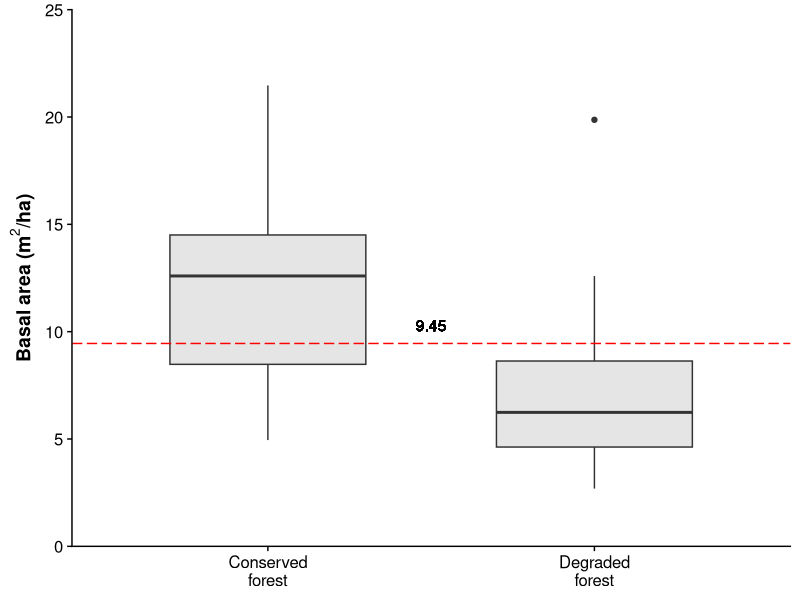
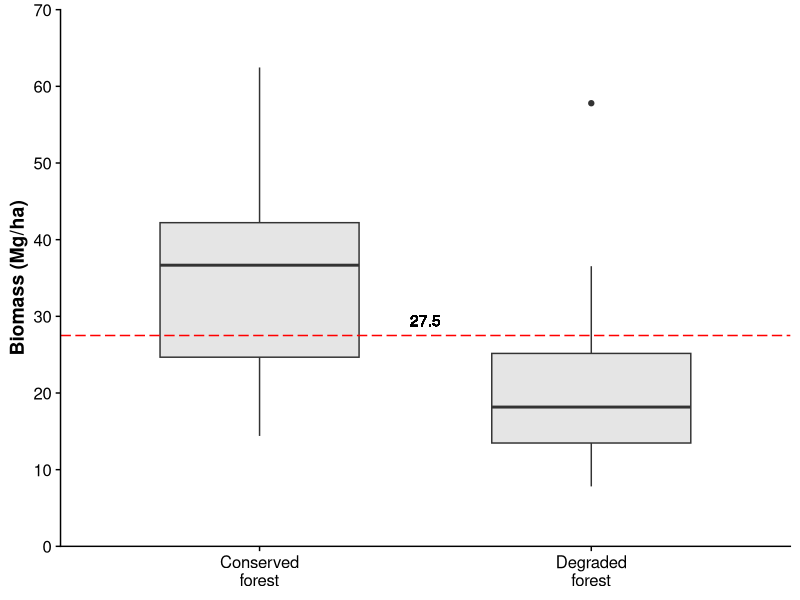
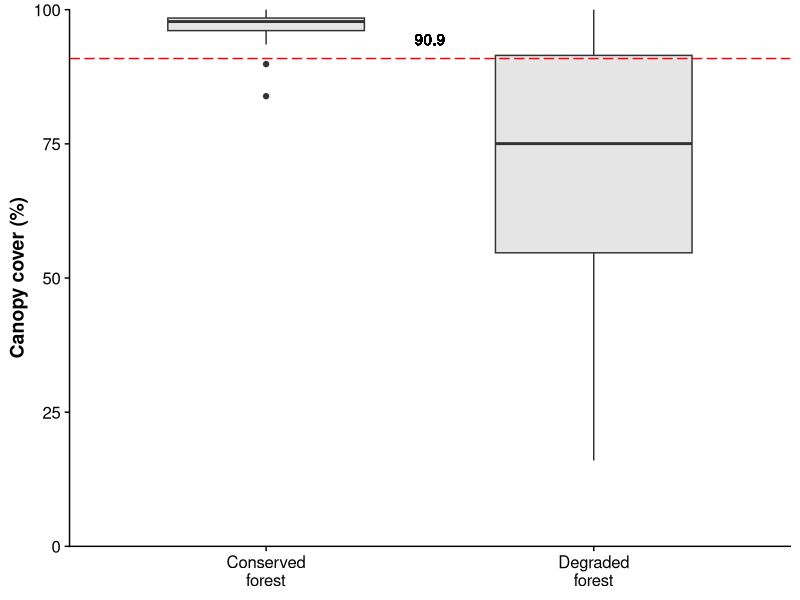
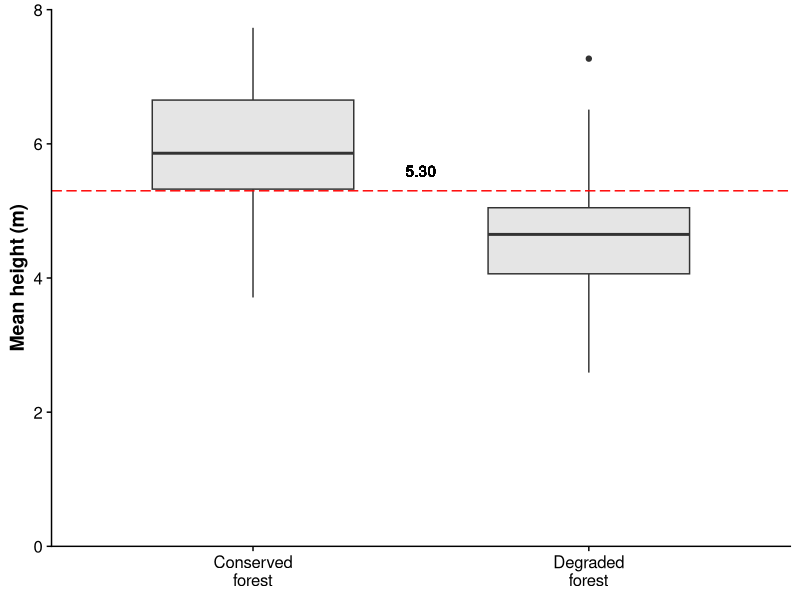
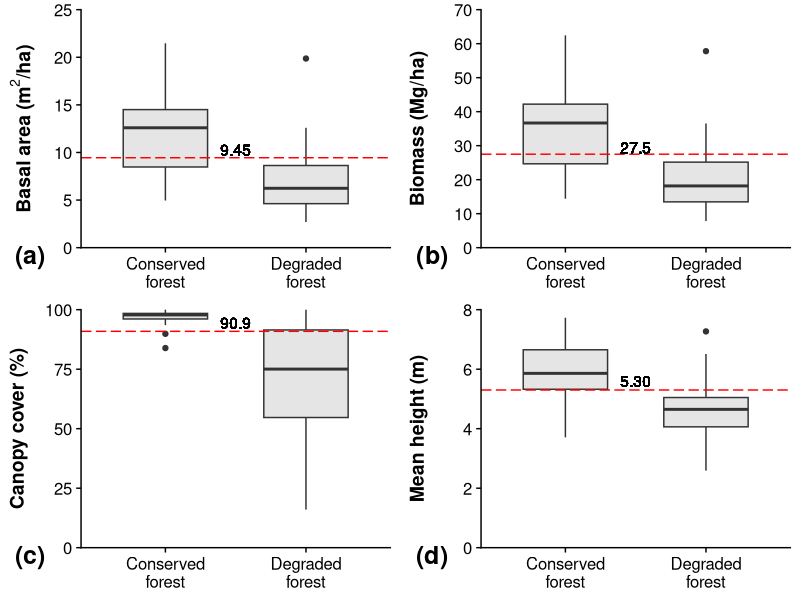

Source code (R) for these figures, in order:
library(tidyverse)
library(cowplot)
library(plotrix)

# Read data -------------------
df <- read.csv("plots_data.csv")

# Transform data into long format and calculate mean and se by Forest_type and Attribute
df <- df %>%
  # Select columns that are going to be used
  select(Plot, Forest_type,Canopy_cover, BA, Mean_height, AGB) %>%
  # Change data into long format
  pivot_longer(cols = c(Canopy_cover, BA, Mean_height, AGB),
               names_to = "Attribute",
               values_to = "value") 

# Build boxplots --------------------

## First plot
p1 <- df  %>%
  # Filter data just to stay with basal area data
  filter(Attribute == "BA") %>%
  # Do ggplot
  ggplot(aes(x = Forest_type, 
             y = value)) + 
  # Add boxplot
  geom_boxplot(fill = "gray90", width = 0.6) +
  # Add threshold line
  geom_hline(yintercept = 9.45, col = "red", lty = "longdash")+
  # Add text for the threshold's value
  geom_text(aes(x = 1.5, y = 10.3, label = "9.45")) +
  # Change the x and y axis titles
  labs(x = "Forest type", y = expression(bold("Basal"~"area"~"("*"m"^2*"/"*"ha"*")"))) +
  # Change x axis levels
  scale_x_discrete(labels = c("Conserved\nforest","Degraded\nforest")) +
  # Change y axis breaks and limits 
  scale_y_continuous(breaks = seq(0,25,5),
                     limits = c(0,25),
                     expand = c(0,0)) +
  # Add cowplot theme
  theme_cowplot() + 
  # Remove x axis title and set the axis titles as bold face
  theme(axis.title = element_text(face = "bold"),
        axis.title.x = element_blank())
p1

# All the following plots use the same approach as p1, but use different data

## Second plot
p2 <- df  %>%
  filter(Attribute == "AGB") %>%
  ggplot(aes(x = Forest_type, 
             y = value)) + 
  geom_boxplot(fill = "gray90", width = 0.6) +
  geom_hline(yintercept = 27.5, col = "red", lty = "longdash")+
  geom_text(aes(x = 1.5, y = 29.5, label = "27.5"))+
  labs(x = "Forest type", y = "Biomass (Mg/ha)") +
  scale_x_discrete(labels = c("Conserved\nforest","Degraded\nforest")) +
  scale_y_continuous(breaks = seq(0,70,10),
                     limits = c(0,70),
                     expand = c(0,0)) +
  theme_cowplot()+ 
  theme(axis.title = element_text(face = "bold"),
        axis.title.x = element_blank())
p2

## Third plot
p3 <- df  %>%
  filter(Attribute == "Canopy_cover") %>%
  ggplot(aes(x = Forest_type, 
             y = value)) + 
  geom_boxplot(fill = "gray90", width = 0.6) + 
  geom_hline(yintercept = 90.9, col = "red", lty = "longdash")+
  geom_text(aes(x = 1.5, y = 94.5, label = "90.9"))+
  labs(x = "Forest type", y = "Canopy cover (%)") +
  scale_x_discrete(labels = c("Conserved\nforest","Degraded\nforest")) +
  scale_y_continuous(breaks = seq(0,100,25),
                     limits = c(0,100),
                     expand = c(0,0)) +
  theme_cowplot()+ 
  theme(axis.title = element_text(face = "bold"),
        axis.title.x = element_blank())
p3

## Fourth plot
p4 <- df  %>%
  filter(Attribute == "Mean_height") %>%
  ggplot(aes(x = Forest_type, 
             y = value)) + 
  geom_boxplot(fill = "gray90", width = 0.6) + 
  geom_hline(yintercept = 5.30, col = "red", lty = "longdash")+
  geom_text(aes(x = 1.5, y = 5.60, label = "5.30"))+
  labs(x = "Forest type", y = "Mean height (m)") +
  scale_x_discrete(labels = c("Conserved\nforest","Degraded\nforest")) +
  scale_y_continuous(breaks = seq(0,8,2),
                     limits = c(0,8),
                     expand = c(0,0)) +
  theme_cowplot()+ 
  theme(axis.title = element_text(face = "bold"),
        axis.title.x = element_blank())
p4

## Join 4 plots in grid with horizontal and vertical align
p_final <- plot_grid(p1, 
                     p2, 
                     p3,
                     p4, 
                     labels = paste0("(",letters[1:4],")"),
                     align = "hv",
                     label_size = 18,
                     label_x = 0, 
                     label_y = 0,
                     hjust = -0.5, 
                     vjust = -2)
p_final

## Save joined plot
save_plot("Final_boxplot_beta.jpg", p_final, 
          base_height = 8,
          base_asp = 0.85)
